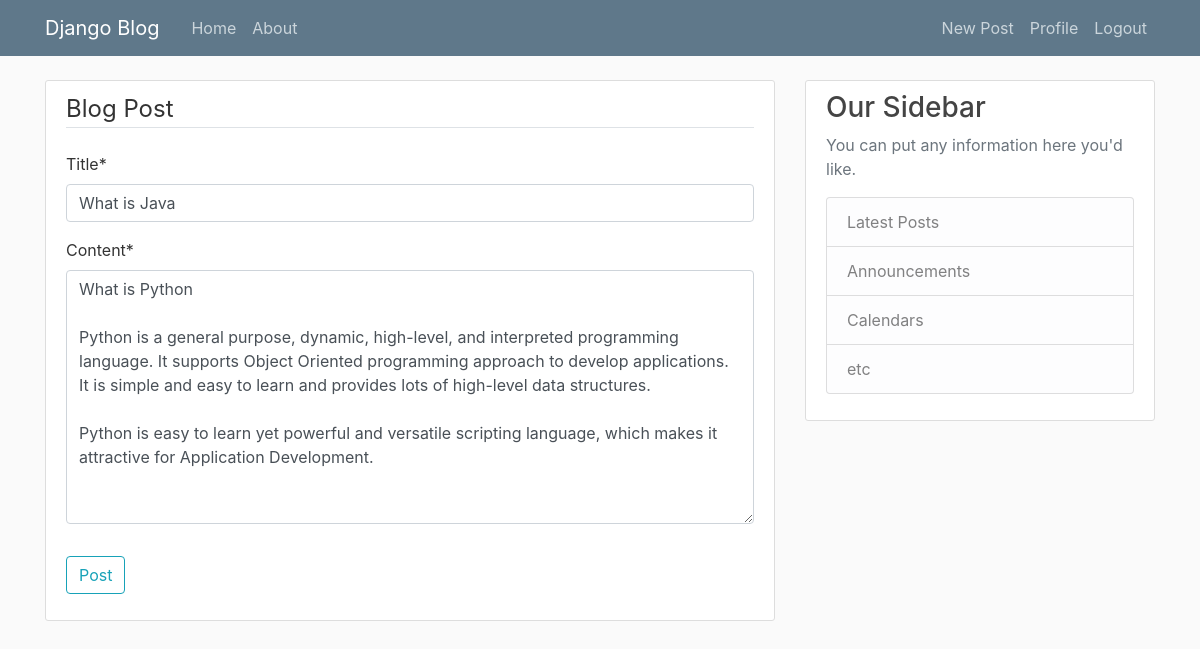
The app's page /post/1/update/ (signed in) with its own data.
### blog/models.py (models this page shows, shortened)
class Post(models.Model):
    title = models.CharField(max_length=100)
    content = models.TextField()
    date_posted = models.DateTimeField(default=timezone.now)
    author = models.ForeignKey(User, on_delete=models.CASCADE)

### blog/views.py (the view, shortened to what this page needs)
# urls.py: path('post/<int:pk>/update/', PostUpdateView.as_view(), name='post-update'),
class PostUpdateView(LoginRequiredMixin, UserPassesTestMixin, UpdateView):
    model = Post
    fields = ['title', 'content']
    def test_func(self):
        post = self.get_object()
        if self.request.user == post.author:
            return True
        return False

### blog/templates/blog/post_form.html (shortened to what this page needs)
{% extends "blog/base.html" %}
{% load crispy_forms_tags %}
{% block content %}
    <div class="content-section">
        <form method="POST">
            <fieldset class="form-group">
                <legend class="border-bottom mb-4">Blog Post</legend>
                {{ form|crispy }}
            </fieldset>
            <div class="form-group">
                <button class="btn btn-outline-info" type="submit">Post</button>
            </div>
        </form>
    </div>
{% endblock content %}

### blog/static/blog/main.css (style rules this page uses)
body { background: #fafafa; color: #333333; margin-top: 5rem; }
.content-section { background: #ffffff; padding: 10px 20px; border: 1px solid #dddddd; border-radius: 3px; margin-bottom: 20px; }

### records on screen
Post: title "What is Java", content "What is Python Python is a general purpose, dynamic, high-level, and interpreted programming language. It supports Object Oriented programming approach to develop applications. It is simple and easy to learn and provides lots of high-level data structures. Python is easy to learn yet powerful and versatile scripting language, which makes it attractive for Application Development."
